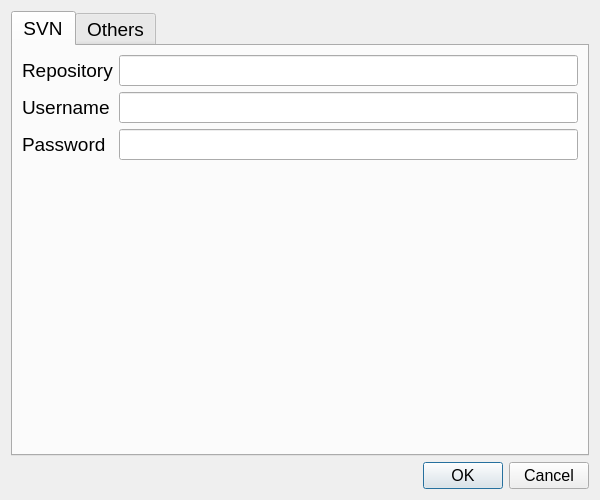
<?xml version="1.0" encoding="UTF-8"?>
<ui version="4.0">
 <class>KPM::UserConfView</class>
 <widget class="QWidget" name="KPM::UserConfView">
  <property name="windowModality">
   <enum>Qt::WindowModal</enum>
  </property>
  <property name="geometry">
   <rect>
    <x>0</x>
    <y>0</y>
    <width>600</width>
    <height>500</height>
   </rect>
  </property>
  <property name="sizePolicy">
   <sizepolicy hsizetype="Fixed" vsizetype="Preferred">
    <horstretch>0</horstretch>
    <verstretch>0</verstretch>
   </sizepolicy>
  </property>
  <property name="font">
   <font>
    <pointsize>14</pointsize>
   </font>
  </property>
  <property name="windowTitle">
   <string>Form</string>
  </property>
  <layout class="QVBoxLayout" name="verticalLayout">
   <item>
    <widget class="QTabWidget" name="Settings">
     <property name="sizePolicy">
      <sizepolicy hsizetype="Expanding" vsizetype="Expanding">
       <horstretch>1</horstretch>
       <verstretch>1</verstretch>
      </sizepolicy>
     </property>
     <property name="minimumSize">
      <size>
       <width>50</width>
       <height>111</height>
      </size>
     </property>
     <property name="font">
      <font>
       <pointsize>14</pointsize>
      </font>
     </property>
     <property name="currentIndex">
      <number>0</number>
     </property>
     <widget class="QWidget" name="SettingsPage1">
      <property name="minimumSize">
       <size>
        <width>0</width>
        <height>431</height>
       </size>
      </property>
      <attribute name="title">
       <string>SVN</string>
      </attribute>
      <layout class="QFormLayout" name="formLayout">
       <property name="sizeConstraint">
        <enum>QLayout::SetMinimumSize</enum>
       </property>
       <item row="0" column="0">
        <widget class="QLabel" name="repositoryLabel">
         <property name="sizePolicy">
          <sizepolicy hsizetype="Expanding" vsizetype="Preferred">
           <horstretch>1</horstretch>
           <verstretch>0</verstretch>
          </sizepolicy>
         </property>
         <property name="text">
          <string>Repository</string>
         </property>
        </widget>
       </item>
       <item row="0" column="1">
        <widget class="QLineEdit" name="repositoryText">
         <property name="sizePolicy">
          <sizepolicy hsizetype="Expanding" vsizetype="Preferred">
           <horstretch>1</horstretch>
           <verstretch>0</verstretch>
          </sizepolicy>
         </property>
         <property name="clearButtonEnabled">
          <bool>true</bool>
         </property>
        </widget>
       </item>
       <item row="1" column="0">
        <widget class="QLabel" name="usernameLabel">
         <property name="sizePolicy">
          <sizepolicy hsizetype="Expanding" vsizetype="Preferred">
           <horstretch>1</horstretch>
           <verstretch>0</verstretch>
          </sizepolicy>
         </property>
         <property name="text">
          <string>Username</string>
         </property>
        </widget>
       </item>
       <item row="1" column="1">
        <widget class="QLineEdit" name="usernameText">
         <property name="sizePolicy">
          <sizepolicy hsizetype="Expanding" vsizetype="Preferred">
           <horstretch>1</horstretch>
           <verstretch>0</verstretch>
          </sizepolicy>
         </property>
         <property name="clearButtonEnabled">
          <bool>true</bool>
         </property>
        </widget>
       </item>
       <item row="2" column="0">
        <widget class="QLabel" name="passwordLabel">
         <property name="sizePolicy">
          <sizepolicy hsizetype="Expanding" vsizetype="Preferred">
           <horstretch>1</horstretch>
           <verstretch>0</verstretch>
          </sizepolicy>
         </property>
         <property name="text">
          <string>Password</string>
         </property>
        </widget>
       </item>
       <item row="2" column="1">
        <widget class="QLineEdit" name="passwordText">
         <property name="sizePolicy">
          <sizepolicy hsizetype="Expanding" vsizetype="Preferred">
           <horstretch>1</horstretch>
           <verstretch>0</verstretch>
          </sizepolicy>
         </property>
         <property name="echoMode">
          <enum>QLineEdit::PasswordEchoOnEdit</enum>
         </property>
         <property name="clearButtonEnabled">
          <bool>true</bool>
         </property>
        </widget>
       </item>
      </layout>
     </widget>
     <widget class="QWidget" name="SettingsPage2">
      <attribute name="title">
       <string>Others</string>
      </attribute>
     </widget>
    </widget>
   </item>
   <item>
    <widget class="QDialogButtonBox" name="buttonBox">
     <property name="font">
      <font>
       <pointsize>12</pointsize>
      </font>
     </property>
     <property name="standardButtons">
      <set>QDialogButtonBox::Cancel|QDialogButtonBox::Ok</set>
     </property>
    </widget>
   </item>
  </layout>
 </widget>
 <resources/>
 <connections/>
 <slots>
  <slot>saveAndClose()</slot>
 </slots>
</ui>
